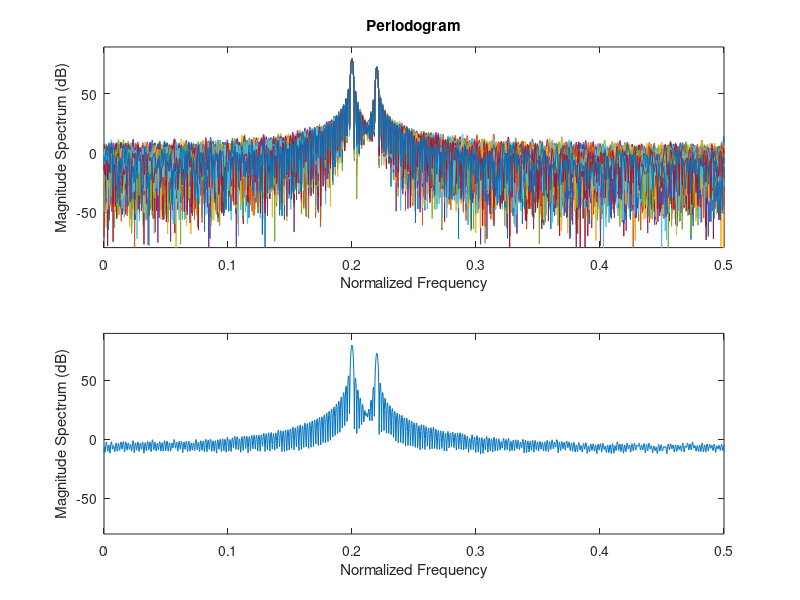
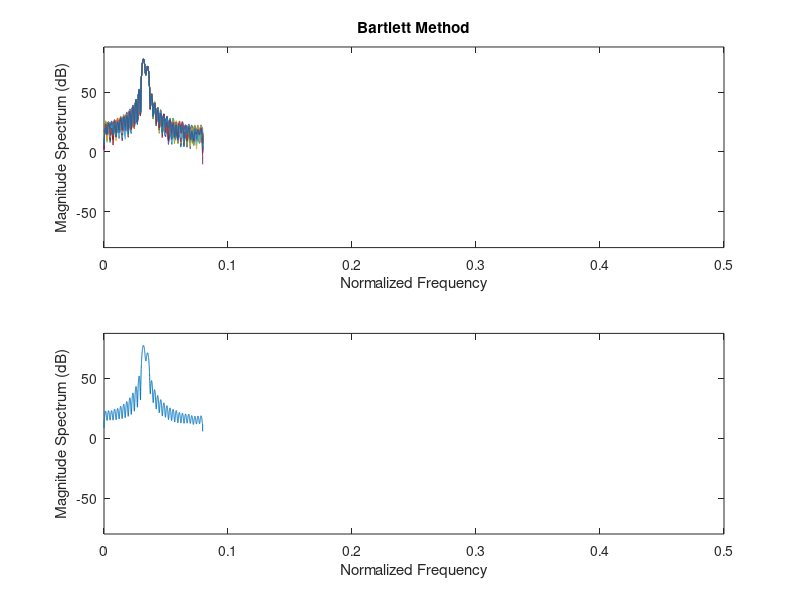

The MATLAB script that drew these images, in order: (Note: this script raises an error after producing the figures.)
% Bartlett's and Welch's Methods

clc
close all;
clear all;
fs=25e2; % Sampling frequency
Ts=1/fs; % Samplig period
f0=0.2*fs; % The frequency of the first sinusoid
f1=0.22*fs; % The frequency of the secon

%% Periodogram of two sinusoids

N=512; % Number of samples in the signal
t=0:Ts:(N-1)*Ts; % The time vector


% Generating 50 sample signals and their periodograms
for k=1:50
    phi= -pi + 2*pi.*rand(1,1);
    x(k,:)=15*sin(2*pi*f0*t+phi)+10*sin(2*pi*f1*t+phi)+randn(1,N);
    [X(k,:),w]=periodogram(x(k,:),[],2^12);
end
X_ave=mean(X);

figure;
% Overlay of the periodograms
X_dB=20*log10(X');
subplot(2,1,1);plot(w/(2*pi),X_dB)
axis([0 1/2 -80 10+max(max(X_dB))])
xlabel('Normalized Frequency')
ylabel('Magnitude Spectrum (dB)');
title('Periodogram')

% Average of the periodograms
X_ave_dB=20*log10(X_ave);
subplot(2,1,2);plot(w/(2*pi),X_ave_dB)
axis([0 1/2 -80 10+max(X_ave_dB)])

xlabel('Normalized Frequency')
ylabel('Magnitude Spectrum (dB)');

%% Bartlettt's method on the signal

N=512; % Number of samples in the signal
t=0:Ts:(N-1)*Ts; % The time vector
K=8; % Number of segments
L=N/K;
wind=ones(1,L); % Rectangular Window

% Generating 50 sample signals and their periodograms
for k=1:50
    phi= -pi + 2*pi.*rand(1,1);
    x(k,:)=15*sin(2*pi*f0*t+phi)+10*sin(2*pi*f1*t+phi)+randn(1,N);
    [X(k,:),w]=pwelch(x(k,:),wind,0,2^12);
end
X_ave=mean(X);

figure;
% Overlay of the periodograms
X_dB=20*log10(X');
subplot(2,1,1);plot(w/(2*pi),X_dB)
axis([0 1/2 -80 10+max(max(X_dB))])
title('Bartlett Method')
xlabel('Normalized Frequency')
ylabel('Magnitude Spectrum (dB)');

% Average of the periodograms
X_ave_dB=20*log10(X_ave);
subplot(2,1,2);plot(w/(2*pi),X_ave_dB)
axis([0 1/2 -80 10+max(X_ave_dB)])

xlabel('Normalized Frequency')
ylabel('Magnitude Spectrum (dB)');


%% Welch Method with 50% Overlap

N=512; % Number of samples in the signal
t=0:Ts:(N-1)*Ts; % The time vector
K=3; % Number of segments
L=2*N/(K+1);
wind=hamming(L); % Rectangular Window

% Generating 50 sample signals and their periodograms
for k=1:50
    phi= -pi + 2*pi.*rand(1,1);
    x(k,:)=15*sin(2*pi*f0*t+phi)+10*sin(2*pi*f1*t+phi)+randn(1,N);
    [X(k,:),w]=pwelch(x(k,:),wind,L/2,2^12);
end
X_ave=mean(X);

figure;
% Overlay of the periodograms
X_dB=20*log10(X');
subplot(2,1,1);plot(w/(2*pi),X_dB)
axis([0 1/2 -80 10+max(max(X_dB))])
title('Welch Method')
xlabel('Normalized Frequency')
ylabel('Magnitude Spectrum (dB)');

% Average of the periodograms
X_ave_dB=20*log10(X_ave);
subplot(2,1,2);plot(w/(2*pi),X_ave_dB)
axis([0 1/2 -80 10+max(X_ave_dB)])

xlabel('Normalized Frequency')
ylabel('Magnitude Spectrum (dB)');


